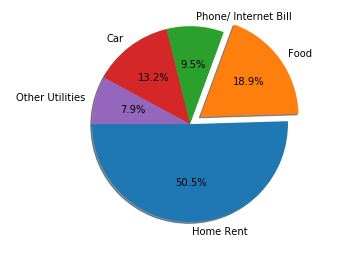

Source code (Python):
#!/usr/bin/env python
# coding: utf-8

# In[33]:


import matplotlib.pyplot as plt
get_ipython().run_line_magic('matplotlib', 'inline')

exp_values = [1600,600,300,420,250] 
exp_labels = ['Home Rent','Food','Phone/ Internet Bill','Car','Other Utilities'] 
plt.pie(exp_values,labels=exp_labels,radius=1.5,autopct='%0.1f%%',shadow=True,explode=[0,0.2,0,0,0],startangle=180)
plt.axis("equal")
plt.savefig('E:\\Github Repository\\Pyhton-Data-Analysis-Time-Series\\Matplotlib Introduction\\Pie Chart\\trysavepiechart.png',bbox_inches="tight",padinches="2",transparent=True)
plt.show()


# In[ ]:
